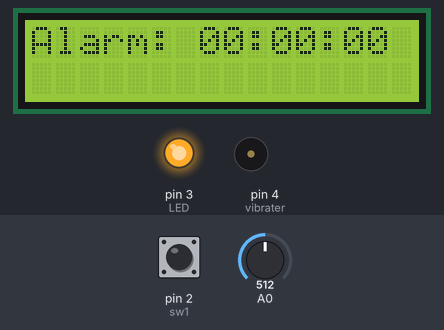
A sketch run on a simulated Arduino Pro Mini, built with avr-gcc and run on an emulated ATmega328P. Shown: 16×2 character LCD, output pins drawn as LEDs (lit = HIGH), buzzer (waves = sounding). Inputs (shaded band) come from the test bench; at power-on: pin 2 (sw1) HIGH, A0 = 512. What the sketch prints to the serial monitor is not drawn.

Above: at 4.2 s.
4.3 s: pin 2 (sw1) pulled LOW for 0.15 s
At 5.7 s:
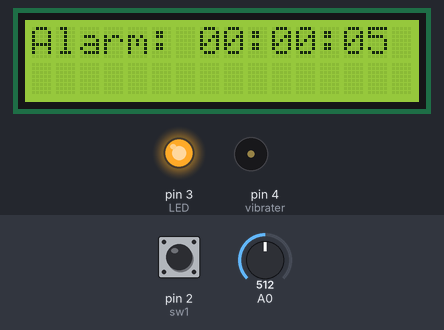
7.4 s: A0 set to 298
At 9.7 s:
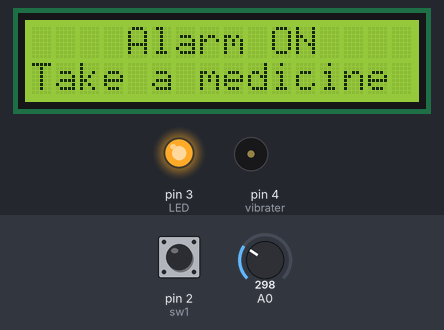
10.4 s: A0 set to 279
At 12.2 s:
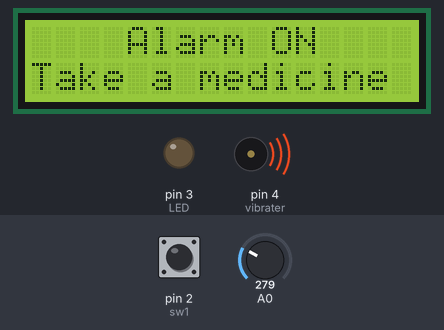
Timing chart, 0 to 13.7 s (numbered marks = the images above; inputs shaded):
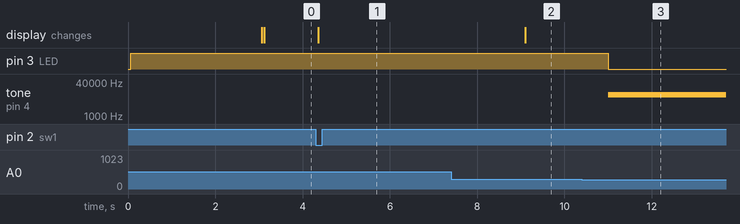

The sketch:

SmartMedicine_A.ino
```cpp
/*
Title    : Smart Medicine Alarm
Maker    : Lee Seung Hyun, Lee Eui Chan
Platform : Arduino Pro mini (AtMega328, 5V, 16MHz)
Data     : 2015/08/20
ver      : basic_ver 1.4*/

#include <LiquidCrystal.h>
LiquidCrystal lcd(5,6,7,8,9,10);

#include<SoftwareSerial.h>
SoftwareSerial BTSerial(11, 12); // TX, RX

int
sw1 = 2,
sw2 = 1,
LED = 3,
vibrater = 4,
cds = A0,
cds_read = 0,
cds_data,
num = 0,
cds_score = 0,
sw1_data = 0,
sw2_data = 0,
reset_time = -1,
repeat_time = -1,
repeat_value = 0,
clock_timer = -1,
basic_clock = -1,
clock_value = 0,
check = 0,
check_time = 0,
value_test = 0,
data_value=0,
alarm_Hour10,
alarm_Hour,
alarm_Minutes,
alarm_Minutes10,
alarm_Seconds10,
alarm_Seconds,
value1=0,
value2=0,
value3=0,
value4=0,
alarm_test;
long time1 = millis()/1000;


void setup() {

  lcd.begin(16,2);
  lcd.setCursor(2, 0);
  lcd.print("Smart Alarm");
  Serial.begin(115200);
  BTSerial.begin(115200);
  pinMode(sw1, INPUT_PULLUP);
  pinMode(sw2, INPUT_PULLUP);
  pinMode(LED, OUTPUT);
  digitalWrite(LED,HIGH);
  delay(3000);
  lcd.clear();
}

int sw_value = 0;
void loop() {

  time1 = millis()/1000;
  //Serial.println(buffer);
  //reading switch data
  sw1_data = digitalRead(sw1);
  sw2_data = digitalRead(sw2);
  delay(50);
  //reading cds data & change cds data scope
  cds_read = analogRead(A0);
  cds_data = map(cds_read,0,1024,0,100); // 0~1024 == analog Data scope
  //alarm set
  if(sw1_data == 0)
  {
    //debouncing
    if(clock_timer >= time1+1)
    {
      clock_timer += 5;
      value_test +=5;
    }
    else if(clock_timer < time1)
    {
      clock_timer = time1+5;
      value_test = 5;
    }
    /*
    alarm_Hour10 = rtc.h24.Hour10;
    alarm_Hour = rtc.h24.Hour;
    alarm_Minutes10 = rtc.Minutes10;
    alarm_Minutes = rtc.Minutes;
    alarm_Seconds10 = rtc.Seconds10;
    alarm_Seconds = rtc.Seconds;*/
    value1 = value_test/10;
    value2= value_test%10;

    alarm_Seconds10 += value1;
    alarm_Seconds += value2;
    if(alarm_Seconds>=9)
    {
      alarm_Seconds = 0;
      alarm_Seconds10 +=1;
    }
    if(alarm_Seconds10>=6)
    {
      alarm_Seconds10 = 0;
      alarm_Minutes += 1;
    }
    if(alarm_Minutes>=9)
    {
      alarm_Minutes = 0;
      alarm_Minutes10 += 1;
    }
    if(alarm_Minutes10>=5)
    {
      alarm_Minutes10 = 0;
      alarm_Hour += 1;
    }
    if(alarm_Hour>=9)
    {
      alarm_Hour = 0;
      alarm_Hour10 +=1;
    }
    lcd.clear();
    alarm_test = 1;
    if(alarm_test==1)
    {
    lcd.setCursor(0,0);
    lcd.print("Alarm:");
    lcd.setCursor(7,0);
    lcd.print(alarm_Hour10);
    lcd.setCursor(8,0);
    lcd.print(alarm_Hour);
    lcd.setCursor(9,0);
    lcd.print(":");
    lcd.setCursor(10,0);
    lcd.print(alarm_Minutes10);
    lcd.setCursor(11,0);
    lcd.print(alarm_Minutes);
    lcd.setCursor(12,0);
    lcd.print(":");
    lcd.setCursor(13,0);
    lcd.print(alarm_Seconds10);
    lcd.setCursor(14,0);
    lcd.print(alarm_Seconds);
    }
    delay(70);
    while(sw1_data == 1)
    {
      ;
    }
    delay(70);
  }
    if(alarm_test==0)
    {
    lcd.setCursor(0,0);
    lcd.print("Alarm:");
    lcd.setCursor(7,0);
    lcd.print(0);
    lcd.setCursor(8,0);
    lcd.print(0);
    lcd.setCursor(9,0);
    lcd.print(":");
    lcd.setCursor(10,0);
    lcd.print(0);
    lcd.setCursor(11,0);
    lcd.print(0);
    lcd.setCursor(12,0);
    lcd.print(":");
    lcd.setCursor(13,0);
    lcd.print(0);
    lcd.setCursor(14,0);
    lcd.print(0);
    }


  Serial.print(time1);
  Serial.print("  ");
  Serial.print(clock_timer);
  Serial.print("  ");
  Serial.println(cds_data);

    //real time
   /* lcd.setCursor(0,1);
    lcd.print("Real :");
    lcd.setCursor(7,1);
    lcd.print(h24.Hour10);
    lcd.setCursor(8,1);
    lcd.print(h24.Hour);
    lcd.setCursor(9,1);
    lcd.print(":");
    lcd.setCursor(10,1);
    lcd.print(Minutes10);
    lcd.setCursor(11,1);
    lcd.print(Minutes);
    lcd.setCursor(12,1);
    lcd.print(":");
    lcd.setCursor(13,1);
    lcd.print(Seconds10);
    lcd.setCursor(14,1);
    lcd.print(Seconds);*/


  //alarm start
  if(clock_timer == time1)
  {
    lcd.clear();
    lcd.setCursor(4,0);
    lcd.print("Alarm ON");
    lcd.setCursor(0,1);
    lcd.print("Take a medicine");
    alarm(14);
    clock_timer = -1;
    value_test = 0;
    lcd.clear();
    alarm_test = 0;
  }

  //reset
  if(sw2_data == 0)
  {
    lcd.clear();
    lcd.setCursor(3,0);
    lcd.print("Alarm Reset");
    lcd.setCursor(3,0);
    lcd.print("Alarm Reset");
    clock_timer = -1;
    value_test = 0;
    alarm_test = 0;
    delay(5000);
    lcd.clear();
  }
    // repeat Prevention
  if(cds_data >= 20)
  {
    repeat_value = time1+5;

  }
  if(cds_data < 28) // take a medicine
  {
    if(repeat_value >= time1);
    {
      alarm(5);
    }
  }

}


void alarm(int check_time) {
  check_time += time1;
  while(check_time>time1) {
  if(time1+1<millis()/1000) {
   digitalWrite(LED,LOW);
   tone(vibrater,10000);
   BTSerial.write("Alarm");
 }
 if(time1+2<millis()/1000) {
   time1 = millis()/1000;
   digitalWrite(2,HIGH);
   BTSerial.write("Alarm");
 }
}
}
```

Measured:
- the behaviour switches between 287 and 286 on A0 (found by bisection; images 2 and 3)
- after the input at 4.3 s, the display: changes after 0.06 s (image 1)
